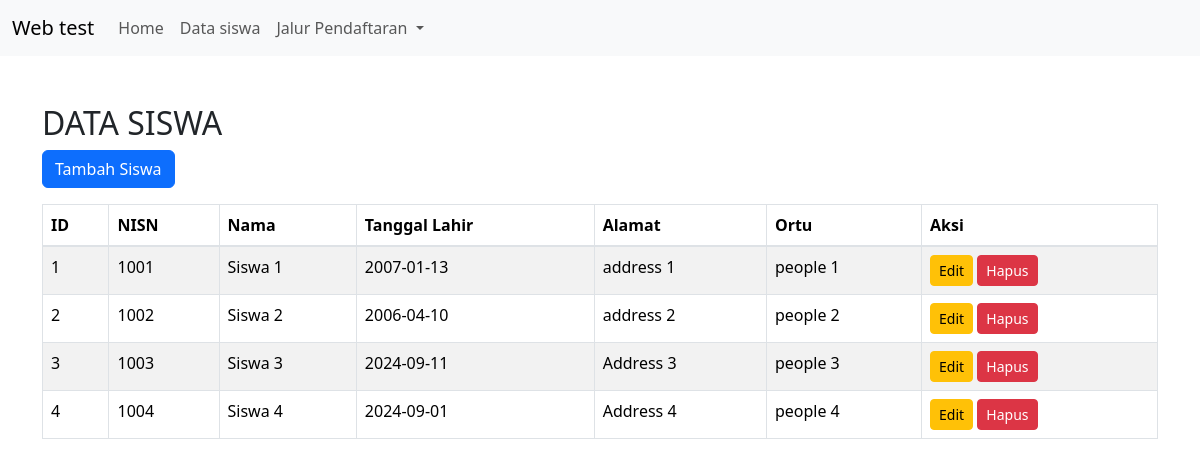
The app's page /siswa.php with its own data.
### tables this page shows
CREATE TABLE `siswa` (
  `id_siswa` int(11) NOT NULL,
  `nisn` int(16) NOT NULL,
  `nama` varchar(255) NOT NULL,
  `tgl_lahir` date NOT NULL,
  `alamat` varchar(255) NOT NULL,
  `ortu` varchar(255) NOT NULL
);

### siswa.php (the view, shortened to what this page needs)
<?php
include 'debeh.php';
?>
<!DOCTYPE html>
<html lang="en">
<head>
    <link href="https://stackpath.bootstrapcdn.com/bootstrap/4.5.2/css/bootstrap.min.css" rel="stylesheet">
</head>
<body>
    <?php include 'navbar.php' ?>
    <div class="container mt-5">
        <h2>DATA SISWA</h2>
        <button class="btn btn-primary mb-3" data-toggle="modal" data-target="#addModal">Tambah Siswa</button>
        <table class="table table-striped table-bordered">
            <thead>
                <tr>
                    <th>ID</th>
                    <th>NISN</th>
                    <th>Nama</th>
                    <th>Tanggal Lahir</th>
                    <th>Alamat</th>
                    <th>Ortu</th>
                    <th>Aksi</th>
                </tr>
            </thead>
            <tbody>
                <?php
                $numb = 1;
                $result = $db->query("SELECT * FROM siswa");
                while ($row = $result->fetch_assoc()) {
                    echo "<tr>
                        <td>" . $numb++ . "</td>
                        <td>{$row['nisn']}</td>
                        <td>{$row['nama']}</td>
                            <td>{$row['tgl_lahir']}</td>
                        <td>{$row['alamat']}</td>
                        <td>{$row['ortu']}</td>
                        <td>
                            <button class='btn btn-warning btn-sm' data-toggle='modal' data-target='#editModal'
                                    data-id='{$row['id_siswa']}' data-nisn='{$row['nisn']}' data-nama='{$row['nama']}'
                                    data-tgl_lahir='{$row['tgl_lahir']}' data-alamat='{$row['alamat']}' data-ortu='{$row['ortu']}'>
                                Edit
                            </button>
                            <button class='btn btn-danger btn-sm' onclick='deleteSiswa({$row['id_siswa']})'>Hapus</button>
                        </td>
                      </tr>";
                } ?>
            </tbody>
        </table>
    </div>
</body>
</html>

### navbar.php (shortened to what this page needs)
<!DOCTYPE html>
<html lang="en">
<head>
    <link rel="stylesheet" href="style.css">
    <link href="https://cdn.jsdelivr.net/npm/bootstrap@5.3.3/dist/css/bootstrap.min.css" rel="stylesheet"
>
</head>
<body>
    <nav class="navbar navbar-expand-lg bg-body-tertiary">
        <div class="container-fluid">
            <a class="navbar-brand" href="#">Web test</a>
            <div class="collapse navbar-collapse" id="navbarSupportedContent">
                <ul class="navbar-nav me-auto mb-2 mb-lg-0">
                    <li class="nav-item">
                        <a class="nav-link" aria-current="page" href="index.php">Home</a>
                    </li>
                    <li class="nav-item">
                        <a class="nav-link" href="siswa.php">Data siswa</a>
                    </li>
                    <li class="nav-item dropdown">
                        <a class="nav-link dropdown-toggle" href="#" role="button" data-bs-toggle="dropdown"
                            aria-expanded="false">
                            Jalur Pendaftaran
                        </a>
                    </li>
                </ul>
            </div>
        </div>
    </nav>
</body>
</html>

### style.css (style rules this page uses)
html, body { top: 0; left: 0; padding: 0; margin: 0; }

### records on screen
siswa: nisn "1001", nama "Siswa 1", tgl_lahir "2007-01-13", alamat "address 1", ortu "people 1"
siswa: nisn "1002", nama "Siswa 2", tgl_lahir "2006-04-10", alamat "address 2", ortu "people 2"
siswa: nisn "1003", nama "Siswa 3", tgl_lahir "2024-09-11", alamat "Address 3", ortu "people 3"
siswa: nisn "1004", nama "Siswa 4", tgl_lahir "2024-09-01", alamat "Address 4", ortu "people 4"
